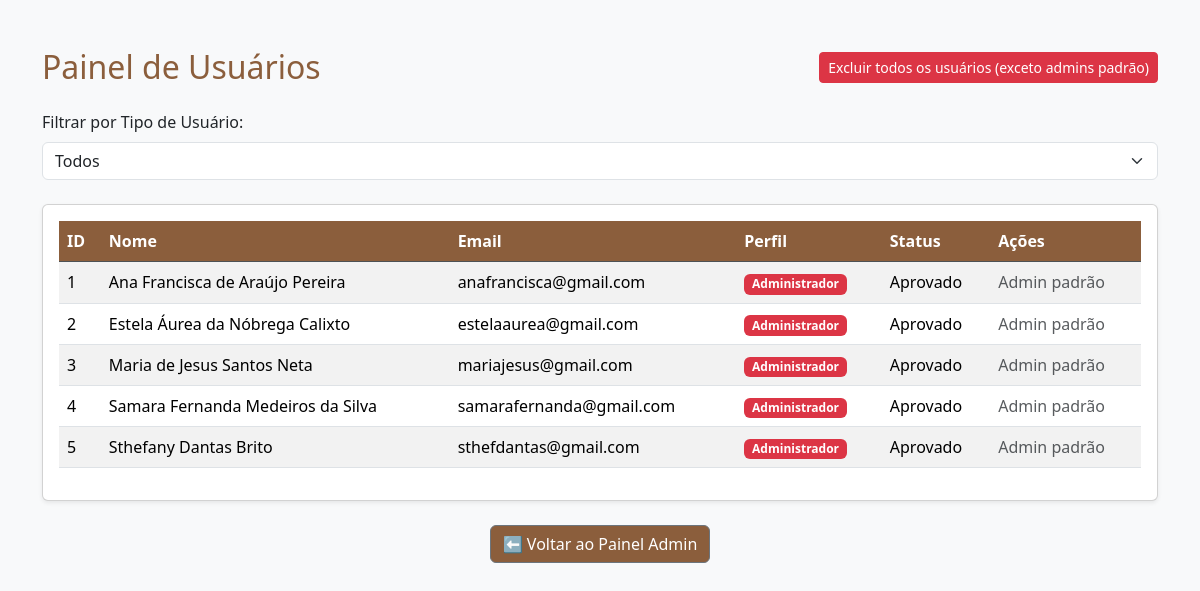
Before: /admin/usuarios (signed in) with the older database file.
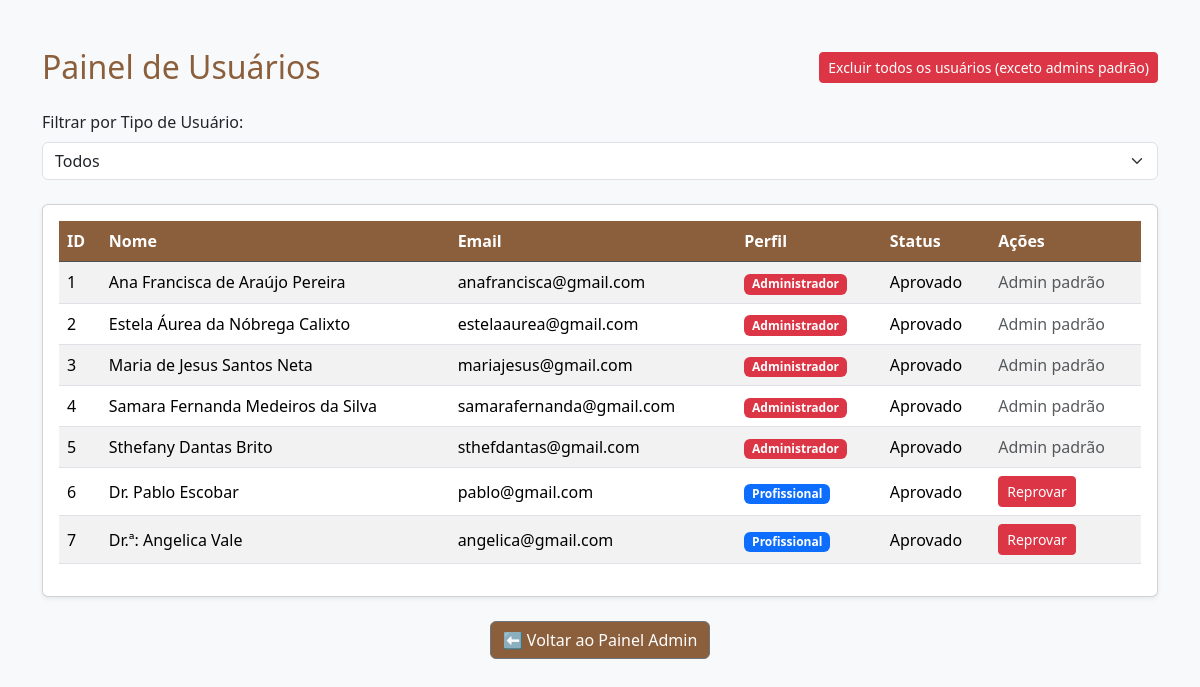
After: the same page with the newer database file.
### models.py (models this page shows)
class User(db.Model):
    __tablename__ = 'tb_usuarios'
    id = db.Column('usu_id', db.Integer, primary_key=True)
    nome = db.Column('usu_nome', db.String(200), nullable=False)
    email = db.Column('usu_email', db.String(200), unique=True, nullable=False)
    senha_hash = db.Column('usu_senha', db.String(200), nullable=False)
    perfil = db.Column(
        'usu_tipo',
        db.Enum('cliente', 'profissional', 'admin', name='perfil_enum'),
        nullable=False,
        default='cliente'
    )
    is_ativo = db.Column('usu_ativo', db.Boolean, nullable=False, default=True)
    cliente = db.relationship(
        'Cliente',
        uselist=False,
        back_populates='user',
        cascade='all, delete-orphan'
    )
    profissional = db.relationship(
        'Profissional',
        uselist=False,
        back_populates='user',
        cascade='all, delete-orphan'
    )
    administrador = db.relationship(
        'Administrador',
        uselist=False,
        back_populates='user',
        cascade='all, delete-orphan'
    )
    notificacoes = db.relationship(
        'Notificacao',
        back_populates='user',
        cascade='all, delete-orphan'
    )

class Administrador(db.Model):
    __tablename__ = 'tb_administradores'
    id = db.Column('adm_id', db.Integer, primary_key=True)
    user_id = db.Column(
        'adm_usu_id',
        db.Integer,
        db.ForeignKey('tb_usuarios.usu_id'),
        unique=True,
        nullable=False
    )
    nivel_acesso = db.Column('adm_nivel', db.String(100), default='geral')
    status = db.Column(
        'adm_status',
        db.Enum('pendente', 'aprovado', 'reprovado', name='status_admin_enum'),
        nullable=False,
        default='aprovado'  # mantém admins criados pelo script como aprovados
    )
    user = db.relationship('User', back_populates='administrador')

class Profissional(db.Model):
    __tablename__ = 'tb_profissionais'
    id = db.Column('pro_id', db.Integer, primary_key=True)
    user_id = db.Column(
        'pro_usu_id',
        db.Integer,
        db.ForeignKey('tb_usuarios.usu_id'),
        unique=True
    )
    contato = db.Column('pro_contato', db.String(200))
    especialidades = db.Column('pro_especialidades', db.String(500))
    foto_perfil = db.Column('pro_foto_perfil', db.String(100))
    status = db.Column(
        'pro_status',
        db.Enum('pendente', 'aprovado', 'reprovado', name='status_prof_enum'),
        nullable=False,
        default='pendente'
    )
    user = db.relationship('User', back_populates='profissional')
    servicos = db.relationship(
        'Servico',
        back_populates='profissional',
        cascade='all, delete-orphan'
    )
    agendamentos = db.relationship(
        'Agendamento',
        back_populates='profissional',
        cascade='all, delete-orphan'
    )

### app.py (the view)
@app.route('/admin/usuarios')
@exige_login
def painel_usuarios():
    u = current_user()
    if u.perfil != 'admin':
        flash("Apenas administradores podem acessar o painel de usuários.", "danger")
        return redirect(url_for('index'))
    usuarios = User.query.all()
    return render_template('painel_usuarios.html', user=u, usuarios=usuarios)

### app.py (called while the page is built)
def current_user():
    uid = session.get('user_id')
    if not uid:
        return None
    return User.query.get(uid)

def exige_login(func):
    from functools import wraps
    @wraps(func)
    def wrapper(*args, **kwargs):
        if not current_user():
            return redirect(url_for('index'))
        return func(*args, **kwargs)
    return wrapper

### templates/painel_usuarios.html (shortened to what this page needs)
<!DOCTYPE html>
<html lang="pt-br">
<head>
    <link href="https://cdn.jsdelivr.net/npm/bootstrap@5.3.3/dist/css/bootstrap.min.css" rel="stylesheet">
    <link rel="stylesheet" href="{{ url_for('static', filename='css/painel_usuarios.css') }}">
</head>
<body class="bg-light">
    <div class="container py-5">
        <div class="d-flex justify-content-between align-items-center mb-4">
            <h2 class="mb-0 text-dark">Painel de Usuários</h2>
            <form method="post"
                  action="{{ url_for('limpar_usuarios') }}"
                  onsubmit="return confirm('Tem certeza que deseja excluir TODOS os usuários, exceto os admins padrão? Esta ação não pode ser desfeita.');">
                <button type="submit" class="btn btn-sm btn-danger">
                    Excluir todos os usuários (exceto admins padrão)
                </button>
            </form>
        </div>
        <div class="mb-4">
            <label for="userFilter" class="form-label">Filtrar por Tipo de Usuário:</label>
            <select id="userFilter" class="form-select" onchange="filterUsers()">
                <option value="all">Todos</option>
            </select>
        </div>
        <div class="card shadow-sm">
            <div class="card-body">
                <table class="table table-striped table-hover align-middle">
                    <thead class="table-dark">
                        <tr>
                            <th>ID</th>
                            <th>Nome</th>
                            <th>Email</th>
                            <th>Perfil</th>
                            <th>Status</th>
                            <th>Ações</th>
                        </tr>
                    </thead>
                    <tbody id="userTableBody">
                        {% for u in usuarios %}
                        <tr class="{{ u.perfil }}">
                            <td>{{ u.id }}</td>
                            <td>{{ u.nome }}</td>
                            <td>{{ u.email }}</td>
                            <td>
                                {% if u.perfil == 'admin' %}
                                    <span class="badge bg-danger">Administrador</span>
                                {% elif u.perfil == 'profissional' %}
                                    <span class="badge bg-primary">Profissional</span>
                                {% else %}
                                    <span class="badge bg-success">Cliente</span>
                                {% endif %}
                            </td>
                            <td>
                                {% if u.perfil == 'profissional' %}
                                    {{ u.profissional.status|capitalize }}
                                {% elif u.perfil == 'admin' %}
                                    {{ u.administrador.status|capitalize }}
                                {% else %}
                                    {% if u.is_ativo %}Ativo{% else %}Inativo{% endif %}
                                {% endif %}
                            </td>
                            <td>
                                {% set is_admin_padrao = u.perfil == 'admin' and u.email in [
                                    'anafrancisca@gmail.com',
                                    'estelaaurea@gmail.com',
                                    'mariajesus@gmail.com',
                                    'samarafernanda@gmail.com',
                                    'sthefdantas@gmail.com'
                                ] %}
                                {% if is_admin_padrao %}
                                    <span class="text-muted">Admin padrão</span>
                                {% elif u.perfil == 'profissional' %}
                                    {% if u.profissional.status == 'pendente' %}
                                        <a href="{{ url_for('aprovar_profissional', user_id=u.id) }}" class="btn btn-sm btn-success">Aprovar</a>
                                        <a href="{{ url_for('reprovar_profissional', user_id=u.id) }}" class="btn btn-sm btn-danger">Reprovar</a>
                                    {% elif u.profissional.status == 'aprovado' %}
                                        <a href="{{ url_for('reprovar_profissional', user_id=u.id) }}" class="btn btn-sm btn-danger">Reprovar</a>
                                    {% elif u.profissional.status == 'reprovado' %}
                                        <a href="{{ url_for('reconsiderar_profissional', user_id=u.id) }}" class="btn btn-sm btn-warning">Reconsiderar</a>
                                    {% endif %}
                                {% else %}
                                    {% if u.is_ativo %}
                                        <span class="text-muted">Ativo</span>
                                    {% else %}
                                        <span class="text-muted">Inativo</span>
                                    {% endif %}
                                {% endif %}
                            </td>
                        </tr>
                        {% endfor %}
                    </tbody>
                </table>
            </div>
        </div>
        <div class="text-center mt-4">
            <a href="{{ url_for('dashboard_admin') }}" class="btn btn-secondary">⬅ Voltar ao Painel Admin</a>
        </div>
    </div>
</body>
</html>

### static/css/painel_usuarios.css (style rules this page uses)
.text-dark { --bs-text-opacity: 1; color: #8b5e3c !important; }
.table thead th { background-color: #8b5e3c; color: white; }
.btn-secondary { --bs-btn-bg: #8b5e3c; }

Changed rows visible on the page:
added User: id "6", nome "Dr. Pablo Escobar", email "pablo@gmail.com", usu_tipo "Profissional", profissional.status "Aprovado"
added User: id "7", nome "Dr.ª: Angelica Vale", email "angelica@gmail.com", usu_tipo "Profissional", profissional.status "Aprovado"
